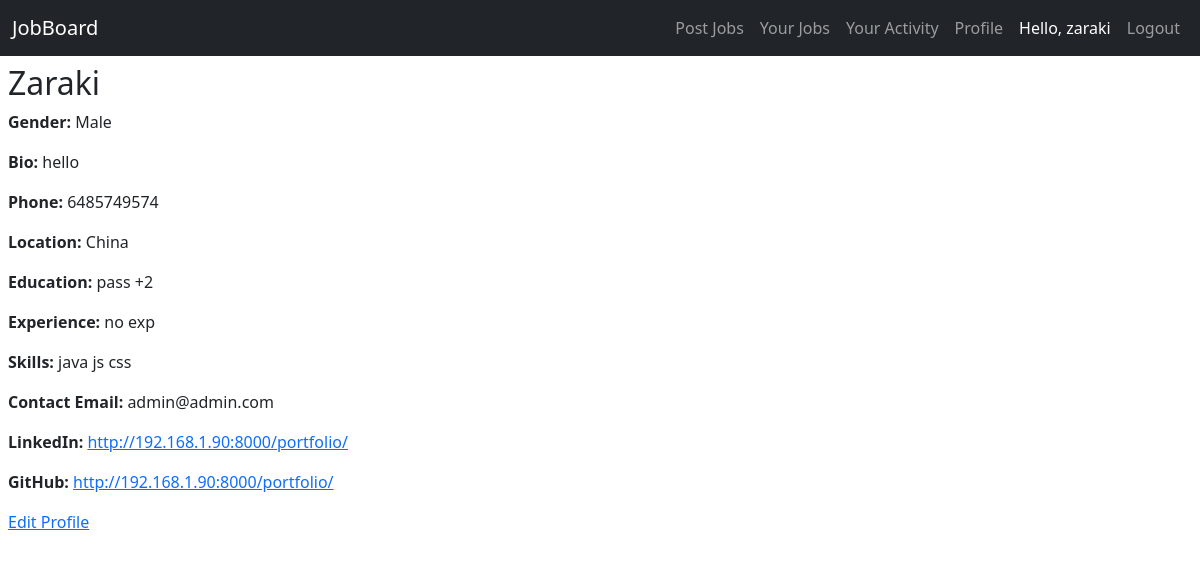
Page /profile/ (signed in) on the committed database.
### jobs/models.py (models this page shows)
class UserProfile(models.Model):
    GENDER_CHOICES = [
        ('M', 'Male'),
        ('F', 'Female'),
        ('O', 'Other'),
        ('N', 'Prefer not to say'),
    ]
    user = models.OneToOneField(User, on_delete=models.CASCADE)
    full_name = models.CharField(max_length=100)
    gender = models.CharField(max_length=1, choices=GENDER_CHOICES)
    bio = models.TextField(blank=True)
    phone = models.CharField(max_length=20, blank=True)
    location = models.CharField(max_length=100, blank=True)
    education = models.TextField(blank=True)
    experience = models.TextField(blank=True)
    skills = models.TextField(blank=True)
    contact_email = models.EmailField(blank=True)
    linkedin_url = models.URLField(blank=True)
    github_url = models.URLField(blank=True)
    def __str__(self):
        return f"{self.user.username}'s Profile"

### jobs/views.py (the view, shortened to what this page needs)
# urls.py: path('profile/', ProfileView.as_view(), name='profile'),
class ProfileView(LoginRequiredMixin, View):
    login_url = 'login'
    def get(self, request):
        user = request.user
        response = render(request, "app/profile_public.html")
        profile = UserProfile.objects.filter(user=user).first()
        if not profile:
            form = UserProfileForm()
            return render(request, 'app/profile_form.html', {
                'form': form,
                'edit_mode': True
            })
        if request.GET.get('edit') == '1':
            form = UserProfileForm(instance=profile)
            return render(request, 'app/profile_form.html', {
                'form': form,
                'edit_mode': True
            })
        data= {
            'profile': profile,
            'edit_mode': False
        }
        print(data)
        return render(request, 'app/profile_public.html',data)

### templates/app/profile_public.html (shortened to what this page needs)
{% extends "app/base.html" %}
{%block content %}
<h2>{{ profile.full_name }}</h2>
<p><strong>Gender:</strong> {{ profile.get_gender_display }}</p>
<p><strong>Bio:</strong> {{ profile.bio }}</p>
<p><strong>Phone:</strong> {{ profile.phone }}</p>
<p><strong>Location:</strong> {{ profile.location }}</p>
<p><strong>Education:</strong> {{ profile.education }}</p>
<p><strong>Experience:</strong> {{ profile.experience }}</p>
<p><strong>Skills:</strong> {{ profile.skills }}</p>
<p><strong>Contact Email:</strong> {{ profile.contact_email }}</p>
<p>
  <strong>LinkedIn:</strong>
  <a href="{{ profile.linkedin_url }}" target="_blank"
    >{{ profile.linkedin_url }}</a
  >
</p>
<p>
  <strong>GitHub:</strong>
  <a href="{{ profile.github_url }}" target="_blank"
    >{{ profile.github_url }}</a
  >
</p>
<a href="{% url 'profile' %}?edit=1">Edit Profile</a>
{% endblock content %}

### templates/app/base.html (shortened to what this page needs)
<!DOCTYPE html>
<html lang="en">
  <head>
    <link
      href="https://cdn.jsdelivr.net/npm/bootstrap@5.3.7/dist/css/bootstrap.min.css"
      rel="stylesheet"
    />
  </head>
  <body>
    <nav class="navbar navbar-expand-lg navbar-dark bg-dark">
      <div class="container-fluid">
        <a class="navbar-brand" href="{% url 'home' %}">JobBoard</a>
        <div class="collapse navbar-collapse" id="navbarNavAltMarkup">
          <div class="navbar-nav ms-auto">
            <a class="nav-link " href="{% url 'create_job' %}">Post Jobs</a>
            <a class="nav-link " href="{% url 'user_job' %}">Your Jobs</a>
            <a class="nav-link " href="#">Your Activity</a>
            <a class="nav-link " href="{% url 'profile' %}">Profile</a>
            {% if user.is_authenticated %}
            <span class="nav-link text-white">Hello, {{ user.username }}</span>
            <form
              method="post"
              action="{% url 'logout' %}"
              style="display: inline"
            >
              <button
                type="submit"
                class="nav-link btn "
              >
                Logout
              </button>
            </form>
            {% else %}
            <a class="nav-link" href="{% url 'login' %}">Login</a>
            <a class="nav-link" href="{% url 'signup' %}">Sign Up</a>
            {% endif %}
          </div>
        </div>
      </div>
    </nav>
    <div class="p-2 md:p-4 lg:p-6">
      {% block content%} {% endblock content%}
    </div>
  </body>
</html>

### rows in the picture
UserProfile: full_name "Zaraki", gender "Male", bio "hello", phone "6485749574", location "China", education "pass +2", experience "no exp", skills "java js css", contact_email "admin@admin.com", linkedin_url "http://192.168.1.90:8000/portfolio/", github_url "http://192.168.1.90:8000/portfolio/"

### other values in the picture
{{ user.username }} "zaraki"
